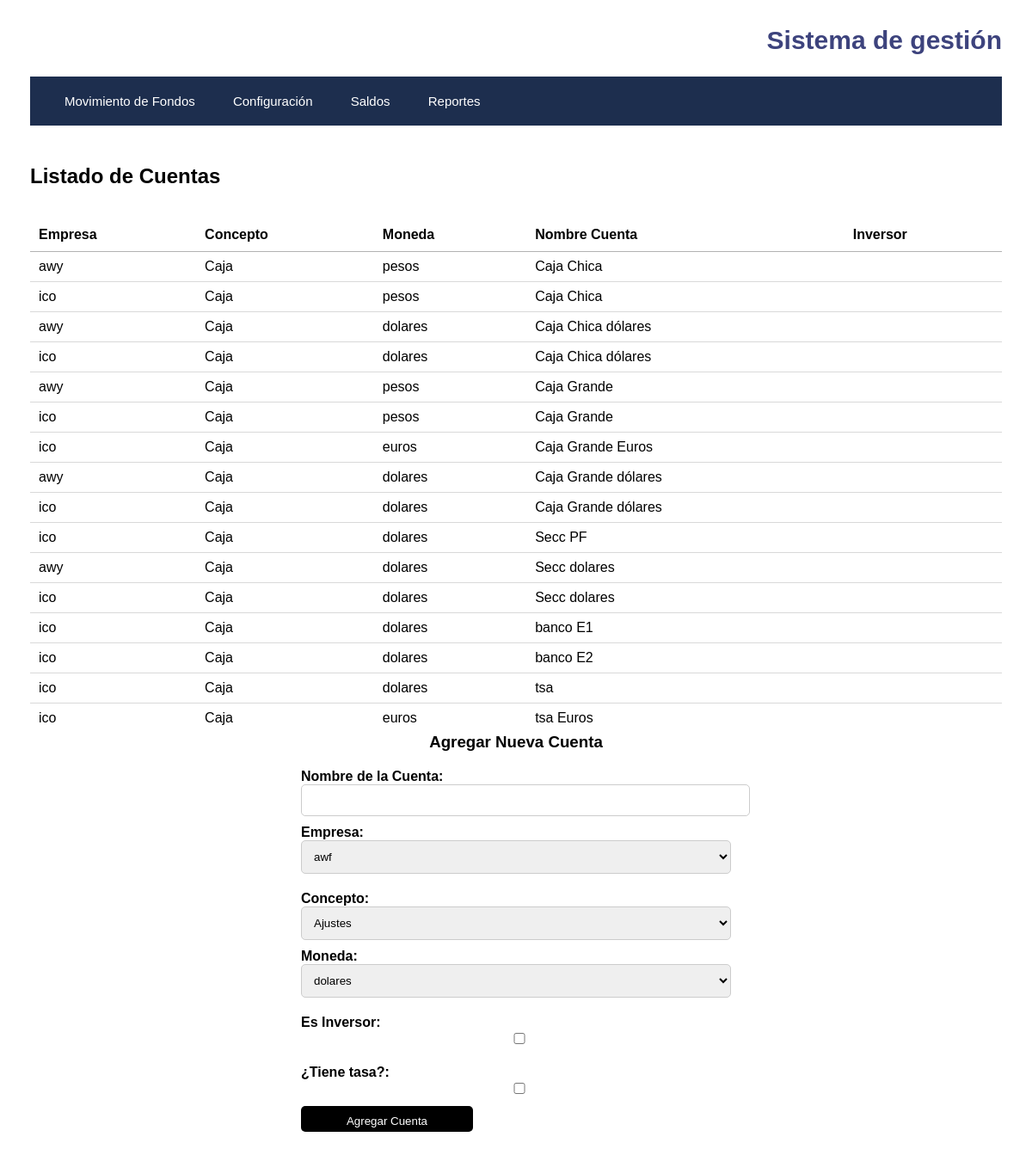
Page /api/addaccount on the earlier database version.
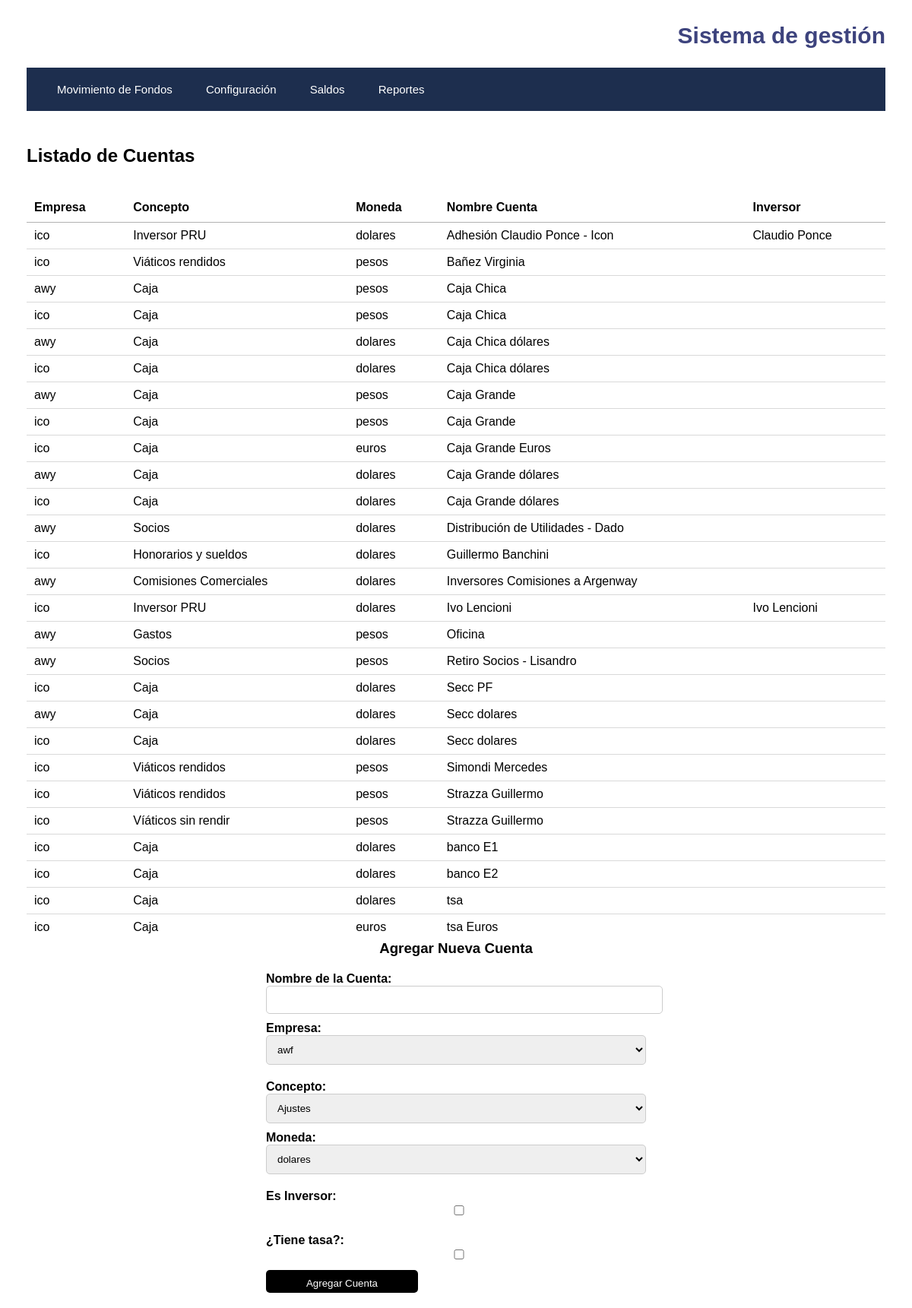
Same page on the later database version.
### Models.py (models this page shows, shortened)
class Cuentas(db.Model):
    id_cuenta = db.Column(db.Integer, primary_key=True)
    id_empresa = db.Column(db.Integer, db.ForeignKey('empresa.id_empresa'))
    id_concepto = db.Column(db.Integer, db.ForeignKey('concepto.id_concepto'))
    id_moneda = db.Column(db.Integer, db.ForeignKey('moneda.id_moneda'))
    nombre_cuenta = db.Column(db.Text)
    inversor_T_F = db.Column(db.Integer)
    id_inversor = db.Column(db.Integer, db.ForeignKey('inversor.id_inversor'))
    tasa_T_F = db.Column(db.Integer)
    empresa = db.relationship('Empresa', foreign_keys=[id_empresa])
    concepto = db.relationship('Concepto', foreign_keys=[id_concepto])
    moneda = db.relationship('Moneda', foreign_keys=[id_moneda])
    inversor = db.relationship('Inversor', foreign_keys=[id_inversor])

class Empresa(db.Model):
    id_empresa = db.Column(db.Integer, unique=True, primary_key=True)
    nombre_empresa = db.Column(db.Text, unique=True)

class Concepto(db.Model):
    id_concepto = db.Column(db.Integer, unique=True, primary_key=True)
    nombre_concepto = db.Column(db.Text, unique=True)

class Moneda(db.Model):
    id_moneda = db.Column(db.Integer, unique=True, primary_key=True)
    descr_moneda = db.Column(db.Text, unique=True)

class Inversor(db.Model):
    id_inversor = db.Column(db.Integer, unique=True, primary_key=True)
    nombre_inversor = db.Column(db.Text)

### app.py (the view)
@app.route("/api/addaccount", methods=["GET"])
def show_account_form():
    opciones_moneda = sorted(Moneda.query.all(), key=lambda moneda: moneda.descr_moneda)
    opciones_empresa = sorted(Empresa.query.all(), key=lambda empresa: empresa.nombre_empresa)
    opciones_concepto = sorted(Concepto.query.all(), key=lambda concepto: concepto.nombre_concepto)
    opciones_cuenta = sorted(Cuentas.query.all(), key=lambda cuenta: cuenta.nombre_cuenta)
    opciones_inversor = sorted(Inversor.query.all(), key=lambda inversor: inversor.nombre_inversor)
    opciones_tasa = sorted(Tasa.query.all(), key=lambda tasa: tasa.fecha)
    return render_template("addaccount.html",opciones_tasa=opciones_tasa,opciones_inversor=opciones_inversor,opciones_cuenta=opciones_cuenta, opciones_moneda=opciones_moneda, opciones_empresa=opciones_empresa, opciones_concepto=opciones_concepto)

### templates/addaccount.html (shortened to what this page needs)
<!DOCTYPE html>
<html lang="en">
<head>
    <link rel="stylesheet" type="text/css" href="{{ url_for('static', filename='style.css') }}">
    <link rel="stylesheet" type="text/css" href="https://cdn.datatables.net/1.11.5/css/jquery.dataTables.css">
</head>
<body>
    {% extends 'base.html' %}
    {% block content %}
        <h2>Listado de Cuentas</h2>
        <div class="styled-table-container">
            <table id="tabla" class="display dataTable" class="styled-table">
                <thead>
                    <tr>
                        <th>Empresa</th>
                        <th>Concepto</th>
                        <th>Moneda</th>
                        <th>Nombre Cuenta</th>
                        <th>Inversor</th>
                    </tr>
                </thead>
                <tbody>
                    {% for cuenta in opciones_cuenta %}
                        <tr>
                            <td>{{ cuenta.empresa.nombre_empresa }}</td>
                            <td>{{ cuenta.concepto.nombre_concepto }}</td>
                            <td>{{ cuenta.moneda.descr_moneda }}</td>
                            <td>{{ cuenta.nombre_cuenta }}</td>
                            <td>{{ cuenta.inversor.nombre_inversor }}</td>
                        </tr>
                    {% endfor %}
                </tbody>
            </table>
        </div>
        <h3>Agregar Nueva Cuenta</h3>
        <form action="/api/addaccount" method="post">
            <div class="form-group">
                <label for="nombre_cuenta">Nombre de la Cuenta:</label>
                <input type="text" id="nombre_cuenta" name="nombre_cuenta" required>
            </div>
            <div class="form-group">
                <label for="nombre_empresa">Empresa:</label>
                <select id="id_empresa" name="id_empresa" required>
                    {% for empresa in opciones_empresa %}
                        <option value="{{ empresa.id_empresa }}">{{ empresa.nombre_empresa }}</option>
                    {% endfor %}
                </select>
            </div>
            <div class="form-group">
                <label for="nombre_conepto">Concepto:</label>
                <select id="id_concepto" name="id_concepto" required>
                    {% for concepto in opciones_concepto %}
                        <option value="{{ concepto.id_concepto }}">{{ concepto.nombre_concepto }}</option>
                    {% endfor %}
                </select>
            </div>
            <div class="form-group">
                <label for="descr_moneda">Moneda:</label>
                <select id="id_moneda" name="id_moneda" required>
                    {% for moneda in opciones_moneda %}
                        <option value="{{ moneda.id_moneda }}">{{ moneda.descr_moneda }}</option>
                    {% endfor %}
                </select>
            </div>
            <div class="form-group">
                <label for="inversor_T_F">Es Inversor:</label>
                <input type="checkbox" id="inversor_T_F" name="inversor_T_F" onclick="toggleInversorField()">
            </div>
            <div class="form-group">
                <label for="tasa_T_F">¿Tiene tasa?:</label>
                <input type="checkbox" id="tasa_T_F" name="tasa_T_F" onclick="toggleTasaField()">
            </div>
            <input type="submit" value="Agregar Cuenta">
        </form>
    {% endblock %}

### templates/base.html (shortened to what this page needs)
<!DOCTYPE html>
<html lang="en">
<head>
    <link rel="stylesheet" type="text/css" href="{{ url_for('static', filename='style.css') }}">
</head>
<body>
    <header>
        <h1>Sistema de gestión</h1>
        <nav>
            <a href="/api/addmovement">Movimiento de Fondos</a>
            <div class="config-option">
                <a class="nav-link" href="#">Configuración</a>
            </div>
            <a href="/api/balances">Saldos</a>
            <a href="/api/reports">Reportes</a>
        </nav>
    </header>
    <div class="content">
        {% block content %}{% endblock %}
    </div>
</body>
</html>

### static/style.css (style rules this page uses)
body { font-family: sans-serif; margin: 0; padding: 0; }
header { font-size: 15px; color: #3d437d; padding: 10px; text-align: right; }
nav { background-color: #1d2e4e; text-align: left; margin-bottom: 20px; margin: 25px; padding: 20px; }
nav a { text-align: left; padding: 20px; text-decoration: none; color: #ffffff; }
h1 { margin-right: 25px; }
h2 { margin-top: 10px; margin-left: 35px; text-align: left; }
h3 { margin-top: 0; text-align: center; }
form { width: 500px; margin: 0 auto; }
.form-group { margin-bottom: 10px; }
label { font-weight: bold; }
input, select { width: 100%; padding: 10px; border-radius: 5px; border: 1px solid #ccc; }
input[type="submit"] { width: 200px; height: 30px; background-color: #000; color: #fff; border-radius: 5px; border: none; cursor: pointer; margin-bottom: 20px; }
.form-group:nth-child(1) { margin-top: 20px; }
.form-group:nth-child(3) { margin-top: 20px; }
.form-group:nth-child(5) { margin-top: 20px; }
.form-group:nth-child(7) { margin-top: 20px; }
.config-option { position: relative; display: inline-block; }
.styled-table-container { margin: 35px 35px 0; }

Differences in the rows shown:
added Cuentas: empresa.nombre_empresa "ico", concepto.nombre_concepto "Inversor PRU", moneda.descr_moneda "dolares", nombre_cuenta "Adhesión Claudio Ponce - Icon", inversor.nombre_inversor "Claudio Ponce"
added Cuentas: empresa.nombre_empresa "ico", concepto.nombre_concepto "Viáticos rendidos", moneda.descr_moneda "pesos", nombre_cuenta "Bañez Virginia"
added Cuentas: empresa.nombre_empresa "awy", concepto.nombre_concepto "Socios", moneda.descr_moneda "dolares", nombre_cuenta "Distribución de Utilidades - Dado"
added Cuentas: empresa.nombre_empresa "ico", concepto.nombre_concepto "Honorarios y sueldos", moneda.descr_moneda "dolares", nombre_cuenta "Guillermo Banchini"
added Cuentas: empresa.nombre_empresa "awy", concepto.nombre_concepto "Comisiones Comerciales", moneda.descr_moneda "dolares", nombre_cuenta "Inversores Comisiones a Argenway"
added Cuentas: empresa.nombre_empresa "ico", concepto.nombre_concepto "Inversor PRU", moneda.descr_moneda "dolares", nombre_cuenta "Ivo Lencioni", inversor.nombre_inversor "Ivo Lencioni"
added Cuentas: empresa.nombre_empresa "awy", concepto.nombre_concepto "Gastos", moneda.descr_moneda "pesos", nombre_cuenta "Oficina"
added Cuentas: empresa.nombre_empresa "awy", concepto.nombre_concepto "Socios", moneda.descr_moneda "pesos", nombre_cuenta "Retiro Socios - Lisandro"
added Cuentas: empresa.nombre_empresa "ico", concepto.nombre_concepto "Viáticos rendidos", moneda.descr_moneda "pesos", nombre_cuenta "Simondi Mercedes"
added Cuentas: empresa.nombre_empresa "ico", concepto.nombre_concepto "Viáticos rendidos", moneda.descr_moneda "pesos", nombre_cuenta "Strazza Guillermo"
added Cuentas: empresa.nombre_empresa "ico", concepto.nombre_concepto "Víáticos sin rendir", moneda.descr_moneda "pesos", nombre_cuenta "Strazza Guillermo"
